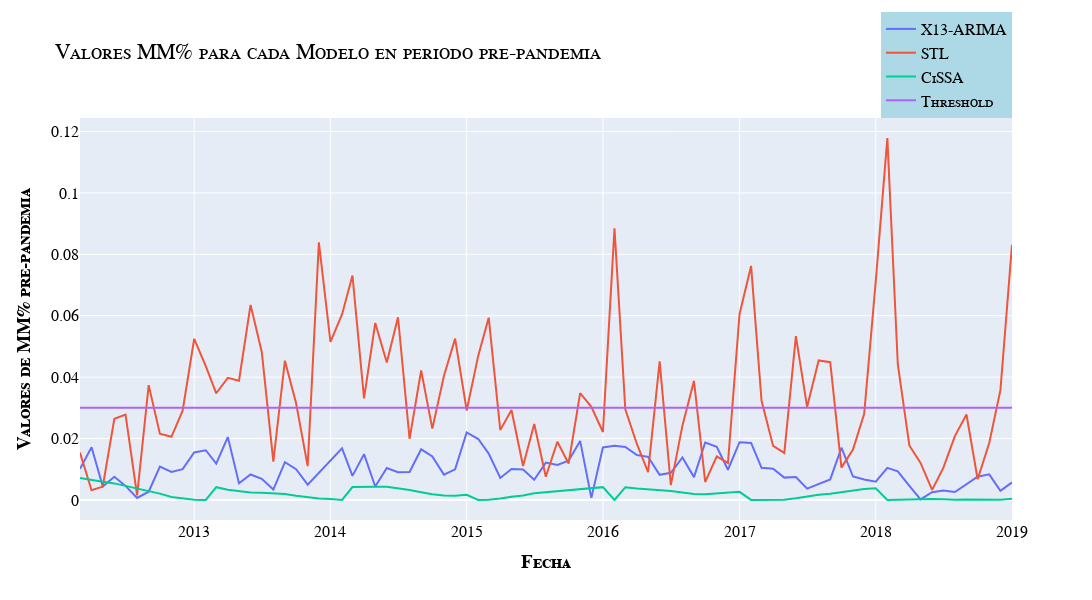

Source (notebook cell):
### Code cell
x13 = pd.read_csv(rt+"/X13Model_out20220501/MM%_pre.csv")
stl = pd.read_csv(rt+"/STLModel_out20220501/MM%_pre.csv")
cissa = pd.read_csv(rt+"/CiSSAModel_out20220501/MM%_pre.csv")
fig = go.Figure()
fig.add_trace(go.Scatter(x=x13['ds'], y=x13.iloc[:,1], name="X13-ARIMA"))
fig.add_trace(go.Scatter(x=stl['ds'], y=stl.iloc[:,1], name="STL"))
fig.add_trace(go.Scatter(x=cissa['ds'], y=cissa.iloc[:,1], name="CiSSA"))
fig.add_trace(go.Scatter(x=cissa['ds'], y=0.03*np.ones(len(cissa)), name="Threshold"))

fig.update_layout(
    title="Valores MM% para cada Modelo en periodo pre-pandemia",
    yaxis_title="<b>Valores de MM% pre-pandemia</b>",
    )
fig.update_layout(**generic_layouts)
fig
